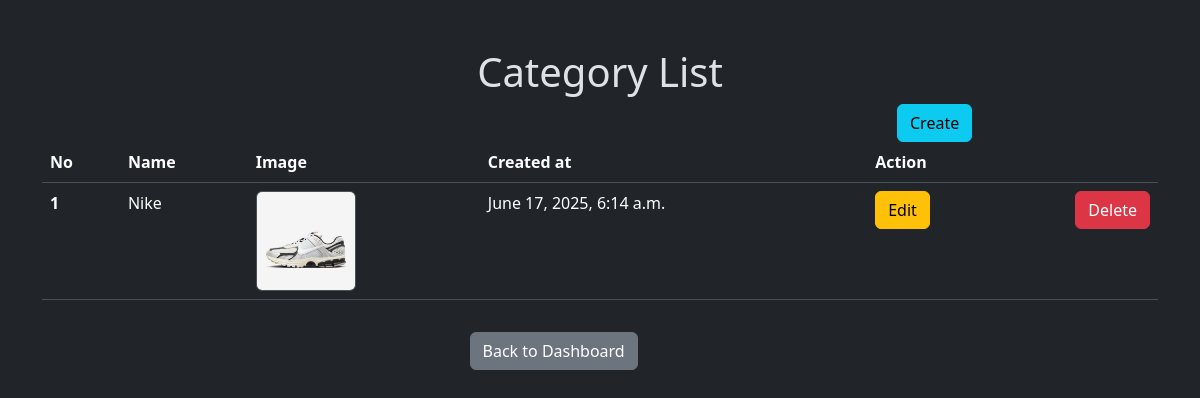
Screenshot of /admin-side/category/list/ with the database file from the repository.
### customadmin/models.py (models this page shows, shortened)
class Category(models.Model):
    name = models.CharField(unique=True, null=False, max_length=100)
    photo = models.ImageField(upload_to='photos/', blank=True, null=True)
    created_at = models.DateTimeField(auto_now_add=True)
    updated_at = models.DateTimeField(auto_now=True)

### customadmin/views.py (the view)
# urls.py: path('category/list/', views.list_category, name='category_list'),
def list_category(request):
   category = Category.objects.all().order_by('-created_at')
   return render(request, 'category_list.html', {'category':category})

### customadmin/templates/category_list.html (shortened to what this page needs)
{% extends "layout.html" %}
{% block content %}
<div class="container my-5">
    <div class="row text-center">
      <h1>Category List</h1>
      </div>
      <div class="row  d-flex justify-content-end">
         <div class="col-md-3">
     <a href="{% url 'category_create' %}" class="btn btn-info">Create</a>
      </div>
    </div>
    <div class="row">
        <div class="col-md-12">
            <table class="table">
  <thead>
    <tr>
      <th scope="col">No</th>
      <th scope="col">Name</th>
      <th scope="col">Image</th>
      <th scope="col">Created at</th>
      <th scope="col">Action</th>
    </tr>
  </thead>
  <tbody>
        {% for cat in category %}
    <tr>
      <th scope="row">{{forloop.counter}}</th>
      <td>{{cat.name}}</td>
      <td><img src="{{cat.photo.url}}"  alt="category image" class="img-fluid border rounded" style="max-height: 100px; width:100px;"></td>
      <td>{{cat.created_at}}</td>
      <td>
        <div class="d-flex justify-content-between">
            <a href="{% url 'category_edit' cat.id %}" class="btn btn-warning">
                Edit
            </a>
            <a href="{% url 'category_delete' cat.id %}" class="btn btn-danger">
                Delete
            </a>
      </div>
    </td>
    </tr>
    {% empty %}
    <div class="text-center mt-4">
        <p>No category available. Be the first to <span style="font-size: 24px; color:green; font-size:900;">&#8599;</span></p>
        </div>
     {% endfor %}
  </tbody>
</table>
        </div>
    </div>
    <div class="row d-flex justify-content-center my-3">
        <div class="col-md-3">
        <a href="{% url 'dashboard' %}" class="btn btn-secondary">Back to Dashboard</a>
        </div>
    </div>
</div>
{% endblock %}

### rows the page displays
Category: name "Nike", photo (picture), created_at "June 17, 2025, 6:14 a.m."
